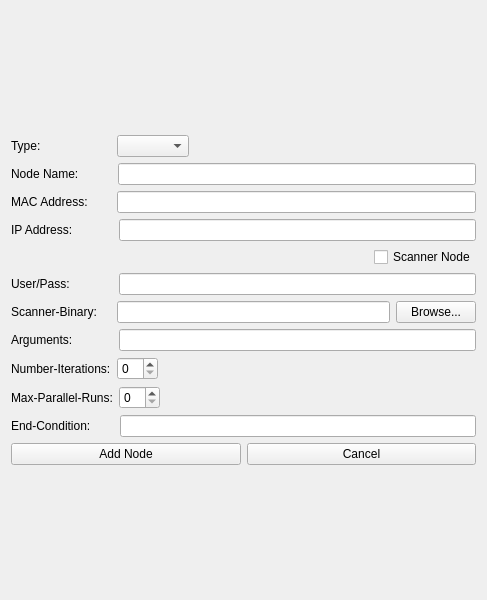
<?xml version="1.0" encoding="UTF-8"?>
<ui version="4.0">
 <class>addNode_window</class>
 <widget class="QWidget" name="addNode_window">
  <property name="enabled">
   <bool>true</bool>
  </property>
  <property name="geometry">
   <rect>
    <x>0</x>
    <y>0</y>
    <width>487</width>
    <height>600</height>
   </rect>
  </property>
  <property name="minimumSize">
   <size>
    <width>487</width>
    <height>600</height>
   </size>
  </property>
  <property name="maximumSize">
   <size>
    <width>487</width>
    <height>600</height>
   </size>
  </property>
  <property name="windowTitle">
   <string>Add New Node</string>
  </property>
  <layout class="QGridLayout" name="AddNodeWindowLayout">
   <item row="0" column="0">
    <layout class="QVBoxLayout" name="mainLayout_addNodeWindow">
     <item>
      <layout class="QHBoxLayout" name="nodeTypeLayout_addNodeWindow">
       <item>
        <widget class="QLabel" name="nodeTypeLabel_addNodeWindow">
         <property name="text">
          <string>Type:                     </string>
         </property>
        </widget>
       </item>
       <item>
        <widget class="QComboBox" name="nodeTypeComboBox_addNodeWindow"/>
       </item>
       <item>
        <spacer name="nodeTypeSpacer_addNodeWindow">
         <property name="orientation">
          <enum>Qt::Horizontal</enum>
         </property>
         <property name="sizeHint" stdset="0">
          <size>
           <width>40</width>
           <height>20</height>
          </size>
         </property>
        </spacer>
       </item>
      </layout>
     </item>
     <item>
      <layout class="QHBoxLayout" name="nodeNameLayout_addNodeWindow">
       <item>
        <widget class="QLabel" name="nodeNameLabel_addNodeWindow">
         <property name="text">
          <string>Node Name:          </string>
         </property>
        </widget>
       </item>
       <item>
        <widget class="QLineEdit" name="nodeNameInput_addNodeWindow"/>
       </item>
      </layout>
     </item>
     <item>
      <layout class="QHBoxLayout" name="nodeMACAddressLayout_addNodeWindow">
       <item>
        <widget class="QLabel" name="nodeMACAddressLabel_addNodeWindow">
         <property name="text">
          <string>MAC Address:       </string>
         </property>
        </widget>
       </item>
       <item>
        <widget class="QLineEdit" name="nodeMACAddressInput_addNodeWindow"/>
       </item>
      </layout>
     </item>
     <item>
      <layout class="QHBoxLayout" name="nodeIPAddressLayout_addNodeWindow">
       <item>
        <widget class="QLabel" name="nodeIPAddressLabel_addNodeWindow">
         <property name="text">
          <string>IP Address:            </string>
         </property>
        </widget>
       </item>
       <item>
        <widget class="QLineEdit" name="nodeIPAddressInput_addNodeWindow"/>
       </item>
      </layout>
     </item>
     <item>
      <layout class="QHBoxLayout" name="nodeScannerNodeLayout_addNodeWindow">
       <item>
        <spacer name="nodeScannerNodeSpacer_addNodeWindow">
         <property name="orientation">
          <enum>Qt::Horizontal</enum>
         </property>
         <property name="sizeHint" stdset="0">
          <size>
           <width>40</width>
           <height>20</height>
          </size>
         </property>
        </spacer>
       </item>
       <item>
        <widget class="QCheckBox" name="nodeScannerNodeCheckBox_addNodeWindow">
         <property name="text">
          <string>Scanner Node</string>
         </property>
        </widget>
       </item>
      </layout>
     </item>
     <item>
      <layout class="QHBoxLayout" name="nodeUserPassLayout_addNodeWindow">
       <item>
        <widget class="QLabel" name="nodeUserPassLabel_addNodeWindow">
         <property name="text">
          <string>User/Pass:             </string>
         </property>
        </widget>
       </item>
       <item>
        <widget class="QLineEdit" name="nodeUserPassInput_addNodeWindow"/>
       </item>
      </layout>
     </item>
     <item>
      <layout class="QHBoxLayout" name="nodeScannerBinaryLayout_addNodeWindow">
       <item>
        <widget class="QLabel" name="nodeScannerBinaryLabel_addNodeWindow">
         <property name="text">
          <string>Scanner-Binary:    </string>
         </property>
        </widget>
       </item>
       <item>
        <widget class="QLineEdit" name="nodeScannerBinaryInput_addNodeWindow"/>
       </item>
       <item>
        <widget class="QPushButton" name="nodeScannerBinaryBrowseButton_addNodeWindow">
         <property name="text">
          <string>Browse...</string>
         </property>
        </widget>
       </item>
      </layout>
     </item>
     <item>
      <layout class="QHBoxLayout" name="nodeArgumentsLayout_addNodeWindow">
       <item>
        <widget class="QLabel" name="nodeArgumentsLabel_addNodeWindow">
         <property name="text">
          <string>Arguments:            </string>
         </property>
        </widget>
       </item>
       <item>
        <widget class="QLineEdit" name="nodeArgumentsInput_addNodeWindow"/>
       </item>
      </layout>
     </item>
     <item>
      <layout class="QHBoxLayout" name="nodeNumIterationsLayout_addNodeWindow">
       <item>
        <widget class="QLabel" name="nodeNumIterationsLabel_addNodeWindow">
         <property name="text">
          <string>Number-Iterations:</string>
         </property>
        </widget>
       </item>
       <item>
        <widget class="QSpinBox" name="nodeNumIterationsSpinBox_addNodeWindow"/>
       </item>
       <item>
        <spacer name="nodeNumIterationsSpacer_addNodeWindow">
         <property name="orientation">
          <enum>Qt::Horizontal</enum>
         </property>
         <property name="sizeHint" stdset="0">
          <size>
           <width>40</width>
           <height>20</height>
          </size>
         </property>
        </spacer>
       </item>
      </layout>
     </item>
     <item>
      <layout class="QHBoxLayout" name="nodeMaxParallelRunsLayout_addNodeWindow">
       <item>
        <widget class="QLabel" name="nodeMaxParallelRunsLabel_addNodeWindow">
         <property name="text">
          <string>Max-Parallel-Runs:</string>
         </property>
        </widget>
       </item>
       <item>
        <widget class="QSpinBox" name="nodeMaxParallelRunsSpinBox_addNodeWindow"/>
       </item>
       <item>
        <spacer name="nodeMaxParallelRunsSpacer_addNodeWindow">
         <property name="orientation">
          <enum>Qt::Horizontal</enum>
         </property>
         <property name="sizeHint" stdset="0">
          <size>
           <width>40</width>
           <height>20</height>
          </size>
         </property>
        </spacer>
       </item>
      </layout>
     </item>
     <item>
      <layout class="QHBoxLayout" name="nodeEndConditionLayout_addNodeWindow">
       <item>
        <widget class="QLabel" name="nodeEndConditionLabel_addNodeWindow">
         <property name="text">
          <string>End-Condition:       </string>
         </property>
        </widget>
       </item>
       <item>
        <widget class="QLineEdit" name="nodeEndConditionInput_addNodeWindow"/>
       </item>
      </layout>
     </item>
     <item>
      <layout class="QHBoxLayout" name="addNodeButtonsLayout_addNodeWindow">
       <item>
        <widget class="QPushButton" name="addNodeButton_addNodeWindow">
         <property name="text">
          <string>Add Node</string>
         </property>
        </widget>
       </item>
       <item>
        <widget class="QPushButton" name="addNodeCancelButton_addNodeWindow">
         <property name="text">
          <string>Cancel</string>
         </property>
        </widget>
       </item>
      </layout>
     </item>
    </layout>
   </item>
  </layout>
 </widget>
 <resources/>
 <connections/>
</ui>
